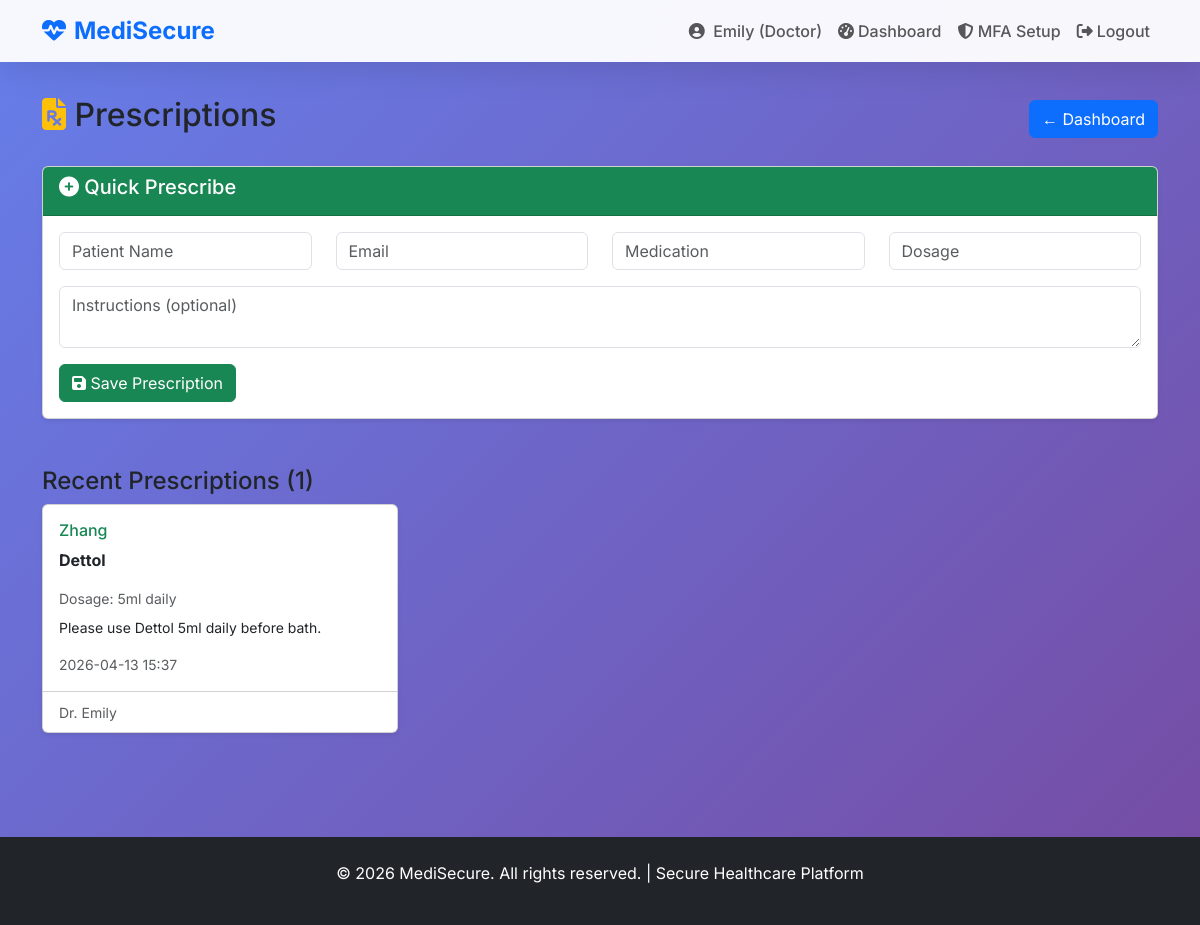
The page /doctor/prescriptions (signed in) on the database its author committed.
### app.py (models this page shows, shortened)
class User(UserMixin, db.Model):
    id = db.Column(db.Integer, primary_key=True)
    full_name = db.Column(db.String(100), nullable=False)
    email = db.Column(db.String(120), unique=True, nullable=False)
    password_hash = db.Column(db.String(255), nullable=False)
    mfa_secret = db.Column(db.String(32), nullable=True)
    mfa_enabled = db.Column(db.Boolean, default=False)
    role = db.Column(db.String(20), default='patient')  # 'admin', 'doctor', 'patient'
    specialty = db.Column(db.String(50), nullable=True)

class Prescription(db.Model):
    id = db.Column(db.Integer, primary_key=True)
    patient_name = db.Column(db.String(100), nullable=False)
    patient_email = db.Column(db.String(120), nullable=False)
    doctor_id = db.Column(db.Integer, db.ForeignKey('user.id'))
    doctor = db.relationship('User', backref='prescriptions')
    medication = db.Column(db.String(200), nullable=False)
    dosage = db.Column(db.String(100), nullable=False)
    instructions = db.Column(db.Text)
    date_prescribed = db.Column(db.DateTime, default=datetime.utcnow)

### app.py (the view, shortened to what this page needs)
@app.route('/doctor/prescriptions', methods=['GET', 'POST'])
@login_required
def doctor_prescriptions():
    if current_user.role != 'doctor':
        flash('Doctor access only!', 'danger')
        return redirect(url_for('home'))
    prescriptions = Prescription.query.filter_by(doctor_id=current_user.id).order_by(Prescription.date_prescribed.desc()).all()
    return render_template('doctor_prescriptions.html', prescriptions=prescriptions)

### app.py (called while the page is built)
@login_manager.user_loader
@login_manager.user_loader
def load_user(user_id):
    return User.query.get(int(user_id))

### templates/doctor_prescriptions.html (shortened to what this page needs)
{% extends "base.html" %}
{% block content %}
<div class="container mt-5">
   <div class="d-flex justify-content-between align-items-center mb-4">
    <h2><i class="fas fa-file-prescription text-warning"></i> Prescriptions</h2>
    <a href="{{ url_for('doctor_dashboard') }}" class="btn btn-primary">← Dashboard</a>
</div>
    <div class="card mb-5 shadow-sm">
        <div class="card-header bg-success text-white">
            <h5><i class="fas fa-plus-circle"></i> Quick Prescribe</h5>
        </div>
        <div class="card-body">
            <form method="POST">
                <div class="row">
                    <div class="col-md-3">
                        <input type="text" name="patient_name" class="form-control" placeholder="Patient Name" required>
                    </div>
                    <div class="col-md-3">
                        <input type="email" name="patient_email" class="form-control" placeholder="Email" required>
                    </div>
                    <div class="col-md-3">
                        <input type="text" name="medication" class="form-control" placeholder="Medication" required>
                    </div>
                    <div class="col-md-3">
                        <input type="text" name="dosage" class="form-control" placeholder="Dosage" required>
                    </div>
                </div>
                <div class="row mt-3">
                    <div class="col-md-12">
                        <textarea name="instructions" class="form-control" rows="2" placeholder="Instructions (optional)"></textarea>
                    </div>
                </div>
                <button type="submit" class="btn btn-success mt-3">
                    <i class="fas fa-save"></i> Save Prescription
                </button>
            </form>
        </div>
    </div>
    {% if prescriptions %}
    <h4>Recent Prescriptions ({{ prescriptions|length }})</h4>
    <div class="row">
        {% for prescription in prescriptions %}
        <div class="col-md-6 col-lg-4 mb-4">
            <div class="card h-100 shadow-sm border-left-success">
                <div class="card-body">
                    <h6 class="card-title text-success">{{ prescription.patient_name }}</h6>
                    <p class="fw-bold">{{ prescription.medication }}</p>
                    <p class="small text-muted mb-2">Dosage: {{ prescription.dosage }}</p>
                    {% if prescription.instructions %}
                    <p class="small">{{ prescription.instructions }}</p>
                    {% endif %}
                    <p class="text-muted small mb-0">{{ prescription.date_prescribed.strftime('%Y-%m-%d %H:%M') }}</p>
                </div>
                <div class="card-footer bg-transparent">
                    <small class="text-muted">Dr. {{ current_user.full_name }}</small>
                </div>
            </div>
        </div>
        {% endfor %}
    </div>
    {% else %}
    <div class="text-center py-5">
        <i class="fas fa-file-prescription fa-3x text-muted mb-3"></i>
        <h4>No prescriptions yet</h4>
        <p class="text-muted">Create your first prescription above!</p>
    </div>
    {% endif %}
</div>
{% endblock %}

### templates/base.html (shortened to what this page needs)
<!DOCTYPE html>
<html lang="en">
<head>
    <link href="https://cdn.jsdelivr.net/npm/bootstrap@5.3.3/dist/css/bootstrap.min.css" rel="stylesheet">
    <link href="https://cdnjs.cloudflare.com/ajax/libs/font-awesome/6.5.1/css/all.min.css" rel="stylesheet">
</head>
<body>
    <nav class="navbar navbar-expand-lg navbar-light fixed-top">
        <div class="container">
            <a class="navbar-brand text-primary" href="{{ url_for('home') }}">
                <i class="fas fa-heartbeat me-2"></i>MediSecure
            </a>
            <div class="collapse navbar-collapse" id="navbarNav">
                <ul class="navbar-nav ms-auto">
                    {% if current_user.is_authenticated %}
                        <li class="nav-item">
                            <span class="nav-link">
                                <i class="fas fa-user-circle me-1"></i>
                                {{ current_user.full_name }} ({{ current_user.role.title() }})
                            </span>
                        </li>
                        <li class="nav-item">
                            <a class="nav-link" href="{{ url_for('dashboard') }}">
                                <i class="fas fa-tachometer-alt me-1"></i>Dashboard
                            </a>
                        </li>
                        <a href="{{ url_for('mfa_setup') }}" class="nav-link">
                            <i class="fas fa-shield-alt"></i> MFA Setup
                        </a>
                        <li class="nav-item">
                            <a class="nav-link" href="{{ url_for('logout') }}">
                                <i class="fas fa-sign-out-alt me-1"></i>Logout
                            </a>
                        </li>
                    {% endif %}
                </ul>
            </div>
        </div>
    </nav>
    <main class="pt-5">
        <div class="container-fluid">
            {% block content %}{% endblock %}
        </div>
    </main>
    <footer class="bg-dark text-white text-center py-4 mt-5">
        <p>&copy; 2026 MediSecure. All rights reserved. | Secure Healthcare Platform</p>
    </footer>
</body>
</html>

### templates/base.html (style rules this page uses)
* { font-family: 'Inter', sans-serif; }
body { background: linear-gradient(135deg, #667eea 0%, #764ba2 100%); min-height: 100vh; margin: 0; }
.navbar { background: rgba(255,255,255,0.95) !important; backdrop-filter: blur(20px); box-shadow: 0 8px 32px rgba(0,0,0,0.1); }
.navbar-brand { font-weight: 700; font-size: 1.5rem; }
.navbar-nav .nav-link { font-weight: 500; }
main { padding: 2rem 0; }

### rows shown on the page
User: full_name "Emily", role "Doctor"
Prescription: patient_name "Zhang", medication "Dettol", dosage "5ml daily", instructions "Please use Dettol 5ml daily before bath.", date_prescribed "2026-04-13 15:37"

### other values the page prints
{{ prescriptions|length }} "1"
